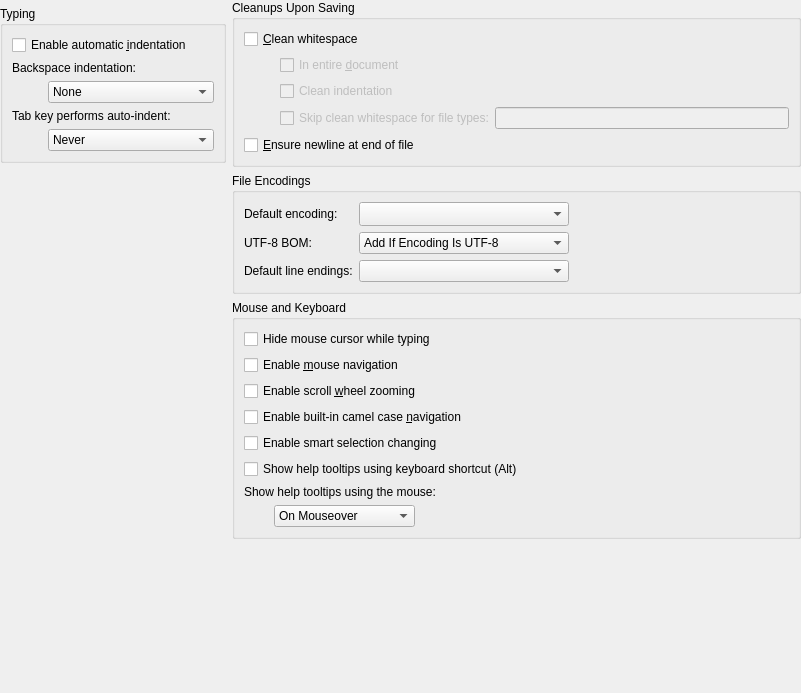
<?xml version="1.0" encoding="UTF-8"?>
<ui version="4.0">
 <class>TextEditor::Internal::BehaviorSettingsWidget</class>
 <widget class="QWidget" name="TextEditor::Internal::BehaviorSettingsWidget">
  <property name="geometry">
   <rect>
    <x>0</x>
    <y>0</y>
    <width>801</width>
    <height>693</height>
   </rect>
  </property>
  <layout class="QHBoxLayout" name="horizontalLayout">
   <property name="leftMargin">
    <number>0</number>
   </property>
   <property name="topMargin">
    <number>0</number>
   </property>
   <property name="rightMargin">
    <number>0</number>
   </property>
   <property name="bottomMargin">
    <number>0</number>
   </property>
   <item>
    <layout class="QVBoxLayout" name="verticalLayout_2">
     <item>
      <widget class="TextEditor::SimpleCodeStylePreferencesWidget" name="tabPreferencesWidget" native="true"/>
     </item>
     <item>
      <widget class="QGroupBox" name="groupBoxTyping">
       <property name="title">
        <string>Typing</string>
       </property>
       <property name="flat">
        <bool>false</bool>
       </property>
       <layout class="QGridLayout" name="gridLayout_3">
        <item row="0" column="0" colspan="2">
         <widget class="QCheckBox" name="autoIndent">
          <property name="text">
           <string>Enable automatic &amp;indentation</string>
          </property>
         </widget>
        </item>
        <item row="1" column="0" colspan="2">
         <widget class="QLabel" name="smartBackspaceLabel">
          <property name="text">
           <string>Backspace indentation:</string>
          </property>
         </widget>
        </item>
        <item row="2" column="1">
         <widget class="QComboBox" name="smartBackspaceBehavior">
          <property name="sizePolicy">
           <sizepolicy hsizetype="MinimumExpanding" vsizetype="Fixed">
            <horstretch>0</horstretch>
            <verstretch>0</verstretch>
           </sizepolicy>
          </property>
          <property name="toolTip">
           <string>&lt;html&gt;&lt;head/&gt;&lt;body&gt;
Specifies how backspace interacts with indentation.

&lt;ul&gt;
&lt;li&gt;None: No interaction at all. Regular plain backspace behavior.
&lt;/li&gt;

&lt;li&gt;Follows Previous Indents: In leading white space it will take the cursor back to the nearest indentation level used in previous lines.
&lt;/li&gt;

&lt;li&gt;Unindents: If the character behind the cursor is a space it behaves as a backtab.
&lt;/li&gt;
&lt;/ul&gt;&lt;/body&gt;&lt;/html&gt;
</string>
          </property>
          <item>
           <property name="text">
            <string>None</string>
           </property>
          </item>
          <item>
           <property name="text">
            <string>Follows Previous Indents</string>
           </property>
          </item>
          <item>
           <property name="text">
            <string>Unindents</string>
           </property>
          </item>
         </widget>
        </item>
        <item row="3" column="0" colspan="2">
         <widget class="QLabel" name="tabKeyBehaviorLabel">
          <property name="text">
           <string>Tab key performs auto-indent:</string>
          </property>
         </widget>
        </item>
        <item row="4" column="0">
         <spacer name="horizontalSpacer_5">
          <property name="orientation">
           <enum>Qt::Horizontal</enum>
          </property>
          <property name="sizeType">
           <enum>QSizePolicy::Fixed</enum>
          </property>
          <property name="sizeHint" stdset="0">
           <size>
            <width>30</width>
            <height>20</height>
           </size>
          </property>
         </spacer>
        </item>
        <item row="4" column="1">
         <widget class="QComboBox" name="tabKeyBehavior">
          <property name="sizePolicy">
           <sizepolicy hsizetype="MinimumExpanding" vsizetype="Fixed">
            <horstretch>0</horstretch>
            <verstretch>0</verstretch>
           </sizepolicy>
          </property>
          <item>
           <property name="text">
            <string>Never</string>
           </property>
          </item>
          <item>
           <property name="text">
            <string>Always</string>
           </property>
          </item>
          <item>
           <property name="text">
            <string>In Leading White Space</string>
           </property>
          </item>
         </widget>
        </item>
       </layout>
      </widget>
     </item>
     <item>
      <spacer name="verticalSpacer">
       <property name="orientation">
        <enum>Qt::Vertical</enum>
       </property>
       <property name="sizeHint" stdset="0">
        <size>
         <width>28</width>
         <height>13</height>
        </size>
       </property>
      </spacer>
     </item>
    </layout>
   </item>
   <item>
    <layout class="QVBoxLayout" name="verticalLayout_3">
     <item>
      <widget class="QGroupBox" name="groupBoxStorageSettings">
       <property name="toolTip">
        <string>Cleanup actions which are automatically performed right before the file is saved to disk.</string>
       </property>
       <property name="title">
        <string>Cleanups Upon Saving</string>
       </property>
       <layout class="QGridLayout" name="gridLayout_2">
        <item row="5" column="1">
         <widget class="QWidget" name="widget" native="true">
          <layout class="QHBoxLayout" name="horizontalLayout_3">
           <property name="spacing">
            <number>0</number>
           </property>
           <property name="leftMargin">
            <number>0</number>
           </property>
           <property name="topMargin">
            <number>0</number>
           </property>
           <property name="rightMargin">
            <number>0</number>
           </property>
           <property name="bottomMargin">
            <number>0</number>
           </property>
           <item>
            <widget class="QCheckBox" name="skipTrailingWhitespace">
             <property name="enabled">
              <bool>false</bool>
             </property>
             <property name="toolTip">
              <string>For the file patterns listed, do not trim trailing whitespace.</string>
             </property>
             <property name="text">
              <string>Skip clean whitespace for file types:</string>
             </property>
             <property name="checked">
              <bool>false</bool>
             </property>
             <property name="tristate">
              <bool>false</bool>
             </property>
            </widget>
           </item>
           <item>
            <widget class="QLineEdit" name="ignoreFileTypes">
             <property name="enabled">
              <bool>false</bool>
             </property>
             <property name="acceptDrops">
              <bool>false</bool>
             </property>
             <property name="toolTip">
              <string>List of wildcard-aware file patterns, separated by commas or semicolons.</string>
             </property>
             <property name="text">
              <string/>
             </property>
            </widget>
           </item>
          </layout>
         </widget>
        </item>
        <item row="9" column="0" colspan="2">
         <widget class="QCheckBox" name="addFinalNewLine">
          <property name="enabled">
           <bool>true</bool>
          </property>
          <property name="toolTip">
           <string>Always writes a newline character at the end of the file.</string>
          </property>
          <property name="text">
           <string>&amp;Ensure newline at end of file</string>
          </property>
         </widget>
        </item>
        <item row="1" column="0">
         <spacer name="horizontalSpacer_2">
          <property name="orientation">
           <enum>Qt::Horizontal</enum>
          </property>
          <property name="sizeType">
           <enum>QSizePolicy::Fixed</enum>
          </property>
          <property name="sizeHint" stdset="0">
           <size>
            <width>30</width>
            <height>20</height>
           </size>
          </property>
         </spacer>
        </item>
        <item row="0" column="0" colspan="2">
         <widget class="QCheckBox" name="cleanWhitespace">
          <property name="toolTip">
           <string>Removes trailing whitespace upon saving.</string>
          </property>
          <property name="text">
           <string>&amp;Clean whitespace</string>
          </property>
         </widget>
        </item>
        <item row="3" column="1">
         <widget class="QCheckBox" name="cleanIndentation">
          <property name="enabled">
           <bool>false</bool>
          </property>
          <property name="toolTip">
           <string>Corrects leading whitespace according to tab settings.</string>
          </property>
          <property name="text">
           <string>Clean indentation</string>
          </property>
         </widget>
        </item>
        <item row="1" column="1">
         <widget class="QCheckBox" name="inEntireDocument">
          <property name="enabled">
           <bool>false</bool>
          </property>
          <property name="sizePolicy">
           <sizepolicy hsizetype="Expanding" vsizetype="Fixed">
            <horstretch>0</horstretch>
            <verstretch>0</verstretch>
           </sizepolicy>
          </property>
          <property name="toolTip">
           <string>Cleans whitespace in entire document instead of only for changed parts.</string>
          </property>
          <property name="text">
           <string>In entire &amp;document</string>
          </property>
         </widget>
        </item>
       </layout>
      </widget>
     </item>
     <item>
      <widget class="QGroupBox" name="groupBoxEncodings">
       <property name="title">
        <string>File Encodings</string>
       </property>
       <layout class="QGridLayout" name="gridLayout">
        <item row="0" column="0">
         <widget class="QLabel" name="encodingLabel">
          <property name="text">
           <string>Default encoding: </string>
          </property>
         </widget>
        </item>
        <item row="0" column="1">
         <widget class="QComboBox" name="encodingBox">
          <property name="sizePolicy">
           <sizepolicy hsizetype="Preferred" vsizetype="Fixed">
            <horstretch>0</horstretch>
            <verstretch>0</verstretch>
           </sizepolicy>
          </property>
          <property name="sizeAdjustPolicy">
           <enum>QComboBox::AdjustToMinimumContentsLengthWithIcon</enum>
          </property>
          <property name="minimumContentsLength">
           <number>20</number>
          </property>
         </widget>
        </item>
        <item row="0" column="2">
         <spacer name="horizontalSpacer_6">
          <property name="orientation">
           <enum>Qt::Horizontal</enum>
          </property>
          <property name="sizeType">
           <enum>QSizePolicy::Expanding</enum>
          </property>
          <property name="sizeHint" stdset="0">
           <size>
            <width>285</width>
            <height>20</height>
           </size>
          </property>
         </spacer>
        </item>
        <item row="1" column="1">
         <widget class="QComboBox" name="utf8BomBox">
          <property name="toolTip">
           <string>&lt;html&gt;&lt;head/&gt;&lt;body&gt;
&lt;p&gt;How text editors should deal with UTF-8 Byte Order Marks. The options are:&lt;/p&gt;
&lt;ul &gt;&lt;li&gt;&lt;i&gt;Add If Encoding Is UTF-8:&lt;/i&gt; always add a BOM when saving a file in UTF-8 encoding. Note that this will not work if the encoding is &lt;i&gt;System&lt;/i&gt;, as the text editor does not know what it actually is.&lt;/li&gt;
&lt;li&gt;&lt;i&gt;Keep If Already Present: &lt;/i&gt;save the file with a BOM if it already had one when it was loaded.&lt;/li&gt;
&lt;li&gt;&lt;i&gt;Always Delete:&lt;/i&gt; never write an UTF-8 BOM, possibly deleting a pre-existing one.&lt;/li&gt;&lt;/ul&gt;
&lt;p&gt;Note that UTF-8 BOMs are uncommon and treated incorrectly by some editors, so it usually makes little sense to add any.&lt;/p&gt;
&lt;p&gt;This setting does &lt;b&gt;not&lt;/b&gt; influence the use of UTF-16 and UTF-32 BOMs.&lt;/p&gt;&lt;/body&gt;&lt;/html&gt;</string>
          </property>
          <item>
           <property name="text">
            <string>Add If Encoding Is UTF-8</string>
           </property>
          </item>
          <item>
           <property name="text">
            <string>Keep If Already Present</string>
           </property>
          </item>
          <item>
           <property name="text">
            <string>Always Delete</string>
           </property>
          </item>
         </widget>
        </item>
        <item row="1" column="0">
         <widget class="QLabel" name="utf8BomLabel">
          <property name="text">
           <string>UTF-8 BOM:</string>
          </property>
         </widget>
        </item>
        <item row="2" column="0">
         <widget class="QLabel" name="defaultLineEndingsLabel">
          <property name="text">
           <string>Default line endings:</string>
          </property>
         </widget>
        </item>
        <item row="2" column="1">
         <widget class="QComboBox" name="defaultLineEndings"/>
        </item>
       </layout>
      </widget>
     </item>
     <item>
      <widget class="QGroupBox" name="groupBoxMouse">
       <property name="title">
        <string>Mouse and Keyboard</string>
       </property>
       <layout class="QVBoxLayout" name="verticalLayout">
        <item>
         <widget class="QCheckBox" name="mouseHiding">
          <property name="text">
           <string>Hide mouse cursor while typing</string>
          </property>
         </widget>
        </item>
        <item>
         <widget class="QCheckBox" name="mouseNavigation">
          <property name="text">
           <string>Enable &amp;mouse navigation</string>
          </property>
         </widget>
        </item>
        <item>
         <widget class="QCheckBox" name="scrollWheelZooming">
          <property name="text">
           <string>Enable scroll &amp;wheel zooming</string>
          </property>
         </widget>
        </item>
        <item>
         <widget class="QCheckBox" name="camelCaseNavigation">
          <property name="text">
           <string>Enable built-in camel case &amp;navigation</string>
          </property>
         </widget>
        </item>
        <item>
         <widget class="QCheckBox" name="smartSelectionChanging">
          <property name="toolTip">
           <string>Using Select Block Up / Down actions will now provide smarter selections.</string>
          </property>
          <property name="text">
           <string>Enable smart selection changing</string>
          </property>
         </widget>
        </item>
        <item>
         <widget class="QCheckBox" name="keyboardTooltips">
          <property name="toolTip">
           <string>Pressing Alt displays context-sensitive help or type information as tooltips.</string>
          </property>
          <property name="text">
           <string>Show help tooltips using keyboard shortcut (Alt)</string>
          </property>
         </widget>
        </item>
        <item>
         <widget class="QLabel" name="helpTooltipsLabel">
          <property name="text">
           <string>Show help tooltips using the mouse:</string>
          </property>
         </widget>
        </item>
        <item>
         <layout class="QHBoxLayout" name="horizontalLayout_2">
          <item>
           <spacer name="horizontalSpacer">
            <property name="orientation">
             <enum>Qt::Horizontal</enum>
            </property>
            <property name="sizeType">
             <enum>QSizePolicy::Fixed</enum>
            </property>
            <property name="sizeHint" stdset="0">
             <size>
              <width>30</width>
              <height>20</height>
             </size>
            </property>
           </spacer>
          </item>
          <item>
           <widget class="QComboBox" name="constrainTooltipsBox">
            <item>
             <property name="text">
              <string>On Mouseover</string>
             </property>
            </item>
            <item>
             <property name="text">
              <string>On Shift+Mouseover</string>
             </property>
            </item>
           </widget>
          </item>
          <item>
           <spacer name="horizontalSpacer_3">
            <property name="orientation">
             <enum>Qt::Horizontal</enum>
            </property>
            <property name="sizeHint" stdset="0">
             <size>
              <width>40</width>
              <height>20</height>
             </size>
            </property>
           </spacer>
          </item>
         </layout>
        </item>
       </layout>
      </widget>
     </item>
     <item>
      <spacer name="verticalSpacer_2">
       <property name="orientation">
        <enum>Qt::Vertical</enum>
       </property>
       <property name="sizeHint" stdset="0">
        <size>
         <width>20</width>
         <height>40</height>
        </size>
       </property>
      </spacer>
     </item>
    </layout>
   </item>
  </layout>
 </widget>
 <customwidgets>
  <customwidget>
   <class>TextEditor::SimpleCodeStylePreferencesWidget</class>
   <extends>QWidget</extends>
   <header location="global">texteditor/simplecodestylepreferenceswidget.h</header>
   <container>1</container>
  </customwidget>
 </customwidgets>
 <tabstops>
  <tabstop>autoIndent</tabstop>
  <tabstop>smartBackspaceBehavior</tabstop>
  <tabstop>tabKeyBehavior</tabstop>
  <tabstop>cleanWhitespace</tabstop>
  <tabstop>inEntireDocument</tabstop>
  <tabstop>cleanIndentation</tabstop>
  <tabstop>addFinalNewLine</tabstop>
  <tabstop>encodingBox</tabstop>
  <tabstop>utf8BomBox</tabstop>
  <tabstop>mouseHiding</tabstop>
  <tabstop>mouseNavigation</tabstop>
  <tabstop>scrollWheelZooming</tabstop>
  <tabstop>camelCaseNavigation</tabstop>
  <tabstop>smartSelectionChanging</tabstop>
  <tabstop>keyboardTooltips</tabstop>
  <tabstop>constrainTooltipsBox</tabstop>
 </tabstops>
 <resources/>
 <connections>
  <connection>
   <sender>cleanWhitespace</sender>
   <signal>toggled(bool)</signal>
   <receiver>inEntireDocument</receiver>
   <slot>setEnabled(bool)</slot>
   <hints>
    <hint type="sourcelabel">
     <x>87</x>
     <y>323</y>
    </hint>
    <hint type="destinationlabel">
     <x>205</x>
     <y>353</y>
    </hint>
   </hints>
  </connection>
  <connection>
   <sender>cleanWhitespace</sender>
   <signal>toggled(bool)</signal>
   <receiver>cleanIndentation</receiver>
   <slot>setEnabled(bool)</slot>
   <hints>
    <hint type="sourcelabel">
     <x>60</x>
     <y>323</y>
    </hint>
    <hint type="destinationlabel">
     <x>134</x>
     <y>384</y>
    </hint>
   </hints>
  </connection>
  <connection>
   <sender>cleanWhitespace</sender>
   <signal>toggled(bool)</signal>
   <receiver>skipTrailingWhitespace</receiver>
   <slot>setEnabled(bool)</slot>
   <hints>
    <hint type="sourcelabel">
     <x>530</x>
     <y>48</y>
    </hint>
    <hint type="destinationlabel">
     <x>548</x>
     <y>144</y>
    </hint>
   </hints>
  </connection>
  <connection>
   <sender>cleanWhitespace</sender>
   <signal>toggled(bool)</signal>
   <receiver>ignoreFileTypes</receiver>
   <slot>setEnabled(bool)</slot>
   <hints>
    <hint type="sourcelabel">
     <x>530</x>
     <y>48</y>
    </hint>
    <hint type="destinationlabel">
     <x>556</x>
     <y>177</y>
    </hint>
   </hints>
  </connection>
 </connections>
</ui>
